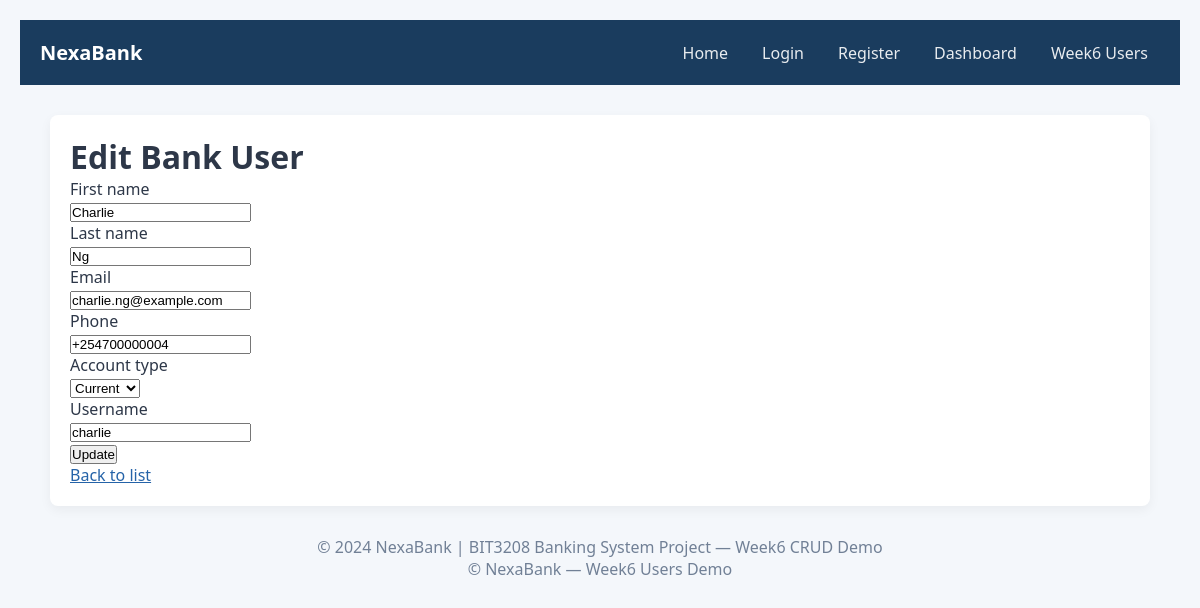
The page /edit.php?id=3 on the database its author committed.
### tables this page shows
CREATE TABLE IF NOT EXISTS `users` (
    id             INT PRIMARY KEY AUTO_INCREMENT,
    first_name     VARCHAR(100)   NOT NULL,
    last_name      VARCHAR(100)   NOT NULL,
    email          VARCHAR(150)   NOT NULL UNIQUE,
    phone          VARCHAR(20),
    account_type   ENUM('savings','current','fixed') DEFAULT 'savings',
    username       VARCHAR(100)   NOT NULL UNIQUE,
    password       VARCHAR(255)   NOT NULL,
    account_number VARCHAR(30)    NOT NULL UNIQUE,
    balance        DECIMAL(15,2)  DEFAULT 0.00,
    status         ENUM('active','suspended','closed') DEFAULT 'active',
    created_at     TIMESTAMP      DEFAULT CURRENT_TIMESTAMP,
    updated_at     TIMESTAMP      DEFAULT CURRENT_TIMESTAMP ON UPDATE CURRENT_TIMESTAMP
);

### edit.php (the view, shortened to what this page needs)
<?php
require_once __DIR__ . '/includes/db.php';
$id = (int)$_GET['id'];
if (get_class($conn) === 'mysqli' || (class_exists('mysqli') && $conn instanceof mysqli)) {
    $stmt = $conn->prepare("SELECT id, first_name, last_name, email, phone, account_type, username FROM users WHERE id = ? LIMIT 1");
    $stmt->bind_param('i', $id);
    $stmt->execute();
    $result = $stmt->get_result();
    $student = $result->fetch_assoc();
} else {
    $stmt = $conn->prepare("SELECT id, first_name, last_name, email, phone, account_type, username FROM users WHERE id = ? LIMIT 1");
    $stmt->execute([$id]);
    $student = $stmt->fetch(PDO::FETCH_ASSOC);
}
?>
<?php require_once __DIR__ . '/includes/header.php'; ?>
<main>
  <h1>Edit Bank User</h1>
  <form method="post" action="edit.php">
    <label>First name<br><input type="text" name="first_name" value="<?php echo htmlspecialchars($student['first_name']); ?>" required></label><br>
    <label>Last name<br><input type="text" name="last_name" value="<?php echo htmlspecialchars($student['last_name']); ?>" required></label><br>
    <label>Email<br><input type="email" name="email" value="<?php echo htmlspecialchars($student['email']); ?>" required></label><br>
    <label>Phone<br><input type="text" name="phone" value="<?php echo htmlspecialchars($student['phone'] ?? ''); ?>"></label><br>
    <label>Account type<br>
      <select name="account_type">
        <option value="current" <?php echo ($student['account_type']=='current')?'selected':''; ?>>Current</option>
      </select>
    </label><br>
    <label>Username<br><input type="text" name="username" value="<?php echo htmlspecialchars($student['username']); ?>" required></label><br>
    <button type="submit">Update</button>
  </form>
  <p><a href="index.php">Back to list</a></p>
</main>
<?php require_once __DIR__ . '/includes/footer.php'; ?>

### css/style.css (style rules this page uses)
* { box-sizing: border-box; margin: 0; padding: 0; }
body { font-family: 'Segoe UI', Tahoma, Geneva, Verdana, sans-serif; background: #f4f7fb; color: #2d3748; padding: 20px; }
main { max-width:1100px; margin: 30px auto; background:#fff; padding:20px; border-radius:8px; box-shadow:0 4px 12px rgba(0,0,0,0.05); }
a { color: #2563a8; }

### rows shown on the page
users: first_name "Charlie", last_name "Ng", email "charlie.ng@example.com", phone "+254700000004", account_type "Current", username "charlie"
